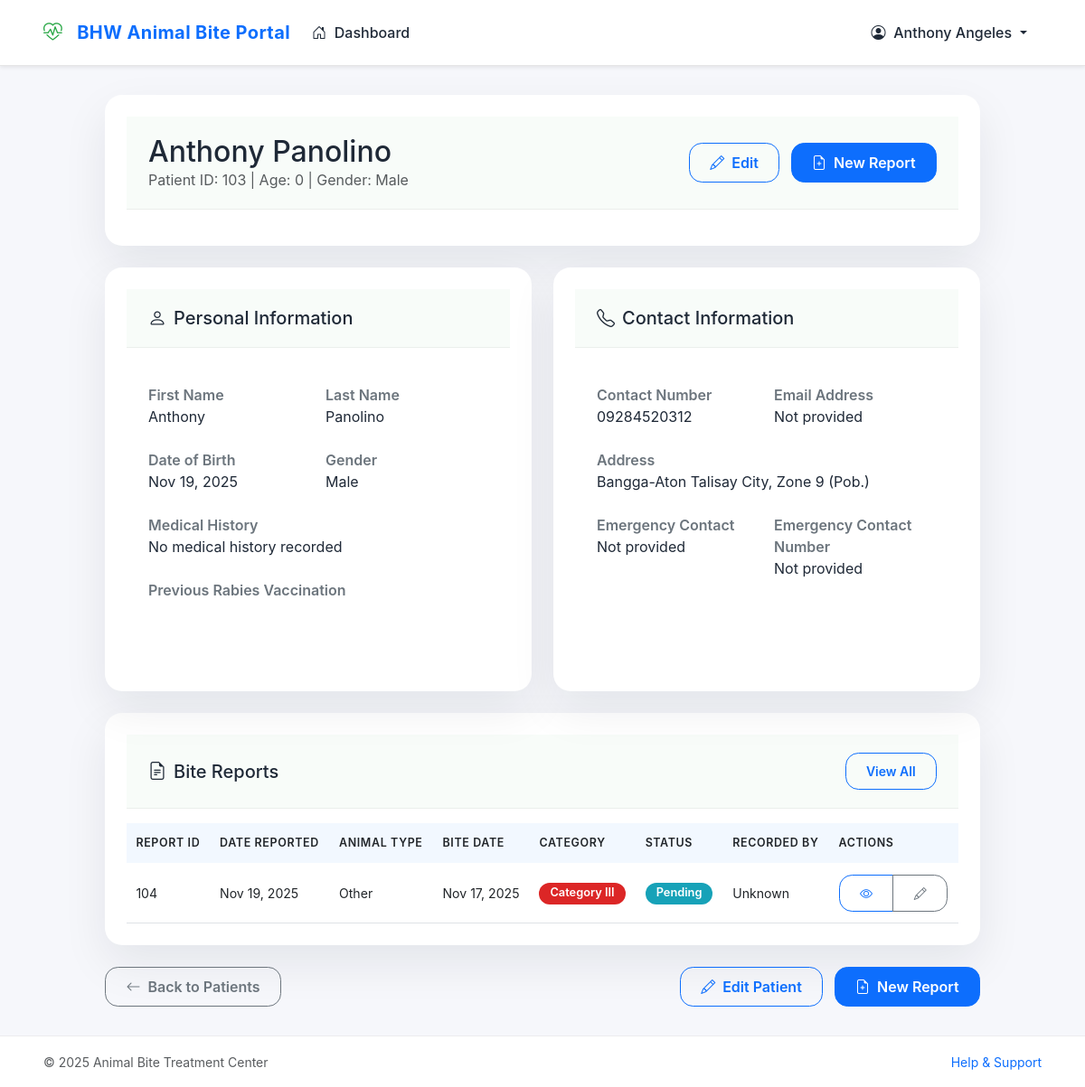
The app's page /src/staff/view_patient.php?id=103 (signed in) with its own data.
### tables this page shows
CREATE TABLE `staff` (
  `staffId` int(11) NOT NULL,
  `firstName` varchar(24) DEFAULT NULL,
  `lastName` varchar(30) DEFAULT NULL,
  `birthDate` date DEFAULT NULL,
  `address` varchar(255) DEFAULT NULL,
  `contactNumber` varchar(20) DEFAULT NULL,
  `email` varchar(255) DEFAULT NULL,
  `password` varchar(255) DEFAULT NULL
);

CREATE TABLE `patients` (
  `patientId` int(11) NOT NULL,
  `firstName` varchar(50) NOT NULL,
  `lastName` varchar(50) NOT NULL,
  `gender` enum('Male','Female','Other') DEFAULT NULL,
  `dateOfBirth` date DEFAULT NULL,
  `contactNumber` varchar(20) DEFAULT NULL,
  `email` varchar(100) DEFAULT NULL,
  `address` text DEFAULT NULL,
  `barangay` enum('Bubog','Cabatangan','Zone 4-A (Pob.)','Zone 4 (Pob.)','Concepcion','Dos Hermanas','Efigenio Lizares','Zone 7 (Pob.)','Zone 14-B (Pob.)','Zone 12-A (Pob.)','Zone 10 (Pob.)','Zone 5 (Pob.)','Zone 16 (Pob.)','Matab-ang','Zone 9 (Pob.)','Zone 6 (Pob.)','Zone 14 (Pob.)','San Fernando','Zone 15 (Pob.)','Zone 14-A (Pob.)','Zone 11 (Pob.)','Zone 8 (Pob.)','Zone 12 (Pob.)','Zone 1 (Pob.)','Zone 2 (Pob.)','Zone 3 (Pob.)','Katilingban') DEFAULT NULL,
  `city` varchar(100) DEFAULT NULL,
  `medicalHistory` text DEFAULT NULL,
  `emergencyContact` varchar(100) DEFAULT NULL,
  `emergencyContactNumber` varchar(20) DEFAULT NULL,
  `created_at` timestamp NOT NULL DEFAULT current_timestamp(),
  `updated_at` timestamp NOT NULL DEFAULT current_timestamp() ON UPDATE current_timestamp(),
  `middleName` varchar(45) NOT NULL,
  `province` varchar(155) NOT NULL,
  `emergencyPhone` int(11) NOT NULL,
  `allergies` text DEFAULT NULL,
  `previousRabiesVaccine` text DEFAULT NULL
);

CREATE TABLE `reports` (
  `reportId` int(11) NOT NULL,
  `patientId` int(11) DEFAULT NULL,
  `staffId` int(11) DEFAULT NULL,
  `biteDate` date NOT NULL,
  `reportDate` timestamp NOT NULL DEFAULT current_timestamp(),
  `animalType` enum('Dog','Cat','Rat','Monkey','Bat','Other') NOT NULL,
  `animalOtherType` varchar(50) DEFAULT NULL,
  `animalOwnership` enum('Stray','Owned by patient','Owned by neighbor','Owned by unknown person','Unknown') NOT NULL,
  `ownerName` varchar(100) DEFAULT NULL,
  `ownerContact` varchar(20) DEFAULT NULL,
  `animalStatus` enum('Alive','Dead','Unknown') NOT NULL DEFAULT 'Unknown',
  `animalVaccinated` enum('Yes','No','Unknown') NOT NULL DEFAULT 'Unknown',
  `biteLocation` varchar(255) NOT NULL,
  `biteType` enum('Category I','Category II','Category III') NOT NULL,
  `multipleBites` tinyint(1) NOT NULL DEFAULT 0,
  `provoked` enum('Yes','No','Unknown') NOT NULL DEFAULT 'Unknown',
  `washWithSoap` tinyint(1) NOT NULL DEFAULT 0,
  `rabiesVaccine` tinyint(1) NOT NULL DEFAULT 0,
  `rabiesVaccineDate` date DEFAULT NULL,
  `antiTetanus` tinyint(1) NOT NULL DEFAULT 0,
  `antiTetanusDate` date DEFAULT NULL,
  `antibiotics` tinyint(1) NOT NULL DEFAULT 0,
  `antibioticsDetails` varchar(255) DEFAULT NULL,
  `referredToHospital` tinyint(1) NOT NULL DEFAULT 0,
  `hospitalName` varchar(255) DEFAULT NULL,
  `followUpDate` date DEFAULT NULL,
  `notes` text DEFAULT NULL,
  `status` enum('pending','in_progress','completed','referred') NOT NULL DEFAULT 'pending',
  `updated_at` timestamp NOT NULL DEFAULT current_timestamp() ON UPDATE current_timestamp()
);

### src/staff/view_patient.php (the view, shortened to what the rows shown need)
<?php
require_once '../conn/conn.php';
try {
    $stmt = $pdo->prepare("SELECT firstName, lastName FROM staff WHERE staffId = ?");
    $stmt->execute([$_SESSION['staffId']]);
    $staff = $stmt->fetch(PDO::FETCH_ASSOC);
} catch (PDOException $e) {
    $staff = ['firstName' => 'User', 'lastName' => ''];
}
$patientId = (int)$_GET['id'];
try {
    $patientStmt = $pdo->prepare("
        SELECT * FROM patients
        WHERE patientId = ?
    ");
    $patientStmt->execute([$patientId]);
    $patient = $patientStmt->fetch(PDO::FETCH_ASSOC);
    $reportsStmt = $pdo->prepare("
        SELECT r.*,
               CONCAT(s.firstName, ' ', s.lastName) as staffName
        FROM reports r
        LEFT JOIN staff s ON r.staffId = s.staffId
        WHERE r.patientId = ?
        ORDER BY r.reportDate DESC
    ");
    $reportsStmt->execute([$patientId]);
    $reports = $reportsStmt->fetchAll(PDO::FETCH_ASSOC);
} catch (PDOException $e) {
    $error = "Database error: " . $e->getMessage();
    $reports = [];
}
function calculateAge($dateOfBirth) {
    $dob = new DateTime($dateOfBirth);
    $now = new DateTime();
    $interval = $now->diff($dob);
    return $interval->y;
}
?>
<!DOCTYPE html>
<html lang="en">
<head>
    <link href="https://cdn.jsdelivr.net/npm/bootstrap@5.3.0/dist/css/bootstrap.min.css" rel="stylesheet">
    <link rel="stylesheet" href="https://cdn.jsdelivr.net/npm/bootstrap-icons@1.11.1/font/bootstrap-icons.css">
</head>
<body>
  <?php $activePage = 'patients'; include 'navbar.php'; ?>
    <div class="patient-container">
        <div class="content-card mb-4">
            <div class="content-card-header">
                <div>
                    <h2 class="mb-0">
                        <?php echo htmlspecialchars($patient['firstName'] . ' ' . $patient['lastName']); ?>
                    </h2>
                    <p class="text-muted mb-0">
                        Patient ID: <?php echo $patient['patientId']; ?> |
                        Age: <?php echo calculateAge($patient['dateOfBirth']); ?> |
                        Gender: <?php echo htmlspecialchars($patient['gender'] ?? 'Not specified'); ?>
                    </p>
                </div>
            </div>
        </div>
        <div class="row g-4">
            <div class="col-md-6">
                <div class="content-card h-100">
                    <div class="content-card-body">
                        <div class="row g-3">
                            <div class="col-md-6">
                                <div class="info-label">First Name</div>
                                <div class="info-value"><?php echo htmlspecialchars($patient['firstName']); ?></div>
                            </div>
                            <div class="col-md-6">
                                <div class="info-label">Last Name</div>
                                <div class="info-value"><?php echo htmlspecialchars($patient['lastName']); ?></div>
                            </div>
                            <div class="col-md-6">
                                <div class="info-label">Date of Birth</div>
                                <div class="info-value">
                                    <?php echo !empty($patient['dateOfBirth']) ? date('M d, Y', strtotime($patient['dateOfBirth'])) : 'Not provided'; ?>
                                </div>
                            </div>
                            <div class="col-md-6">
                                <div class="info-label">Gender</div>
                                <div class="info-value"><?php echo htmlspecialchars($patient['gender'] ?? 'Not specified'); ?></div>
                            </div>
                        </div>
                    </div>
                </div>
            </div>
            <div class="col-md-6">
                <div class="content-card h-100">
                    <div class="content-card-body">
                        <div class="row g-3">
                            <div class="col-md-6">
                                <div class="info-label">Contact Number</div>
                                <div class="info-value">
                                    <?php echo !empty($patient['contactNumber']) ? htmlspecialchars($patient['contactNumber']) : 'Not provided'; ?>
                                </div>
                            </div>
                        </div>
                    </div>
                </div>
            </div>
        </div>
        <div class="content-card mt-4">
            <div class="content-card-body p-0">
                <?php if (count($reports) > 0): ?>
                <div class="table-responsive">
                    <table class="table table-hover mb-0">
                        <thead>
                            <tr>
                                <th>Report ID</th>
                                <th>Date Reported</th>
                                <th>Animal Type</th>
                                <th>Bite Date</th>
                                <th>Category</th>
                                <th>Status</th>
                                <th>Recorded By</th>
                                <th>Actions</th>
                            </tr>
                        </thead>
                        <tbody>
                            <?php foreach ($reports as $report): ?>
                            <tr>
                                <td><?php echo $report['reportId']; ?></td>
                                <td><?php echo isset($report['reportDate']) ? date('M d, Y', strtotime($report['reportDate'])) : 'N/A'; ?></td>
                                <td><?php echo htmlspecialchars($report['animalType'] ?? 'Unknown'); ?></td>
                                <td><?php echo isset($report['biteDate']) ? date('M d, Y', strtotime($report['biteDate'])) : 'N/A'; ?></td>
                                <td>
                                    <?php
                                        $biteType = $report['biteType'] ?? 'Category II';
                                        $biteTypeClass = 'badge-' . strtolower(str_replace(' ', '-', $biteType));
                                        echo '<span class="badge ' . $biteTypeClass . '">' . $biteType . '</span>';
                                    ?>
                                </td>
                                <td>
                                    <?php
                                        $status = $report['status'] ?? 'pending';
                                        $statusClass = 'badge-' . str_replace('_', '-', strtolower($status));
                                        echo '<span class="badge ' . $statusClass . '">' . ucfirst(str_replace('_', ' ', $status)) . '</span>';
                                    ?>
                                </td>
                                <td><?php echo htmlspecialchars($report['staffName'] ?? 'Unknown'); ?></td>
                                <td>
                                    <div class="btn-group">
                                        <a href="view_report.php?id=<?php echo $report['reportId']; ?>" class="btn btn-sm btn-outline-primary">
                                            <i class="bi bi-eye"></i>
                                        </a>
                                        <a href="edit_report.php?id=<?php echo $report['reportId']; ?>" class="btn btn-sm btn-outline-secondary">
                                            <i class="bi bi-pencil"></i>
                                        </a>
                                    </div>
                                </td>
                            </tr>
                            <?php endforeach; ?>
                        </tbody>
                    </table>
                </div>
                <?php endif; ?>
            </div>
        </div>
    </div>
</body>
</html>

### src/staff/navbar.php (shortened to what the rows shown need)
<nav class="navbar navbar-expand-lg navbar-light bg-white sticky-top shadow-sm">
  <div class="container">
    <div class="collapse navbar-collapse" id="navbarNav">
      <div class="d-flex align-items-center">
        <div class="dropdown">
          <a class="nav-link dropdown-toggle" href="#" role="button" id="userDropdown" data-bs-toggle="dropdown" aria-expanded="false">
            <i class="bi bi-person-circle me-1"></i> <?php echo isset($staff) ? htmlspecialchars($staff['firstName'] . ' ' . $staff['lastName']) : 'Staff'; ?>
          </a>
        </div>
      </div>
    </div>
  </div>
</nav>
<link rel="stylesheet" href="../css/system-theme.css">

### records on screen
staff: firstName+lastName "Anthony Angeles"
patients: firstName+lastName "Anthony Panolino", patientId "103", dateOfBirth "0", gender "Male", firstName "Anthony", lastName "Panolino", dateOfBirth "Nov 19, 2025", contactNumber "09284520312"
reports: reportId "104", reportDate "Nov 19, 2025", animalType "Other", biteDate "Nov 17, 2025", biteType "Category III", status "Pending", staffName "Unknown"

### other values on screen
implode(', ', $address) "Bangga-Aton Talisay City, Zone 9 (Pob.)"
